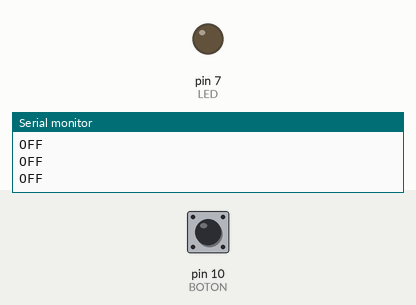
The sketch below on a simulated Arduino Uno, built with avr-gcc and run on an emulated ATmega328P. Parts: output pins drawn as LEDs (lit = HIGH), the last lines printed to the serial monitor. The inputs (shaded band) are chosen by the test bench; at power-on: pin 10 (BOTON) LOW.

Above: at 1.2 s.
1.3 s: pin 10 (BOTON) pulled HIGH for 0.15 s
At 1.4 s:
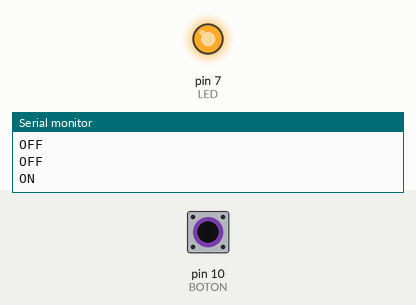
3.0 s: pin 10 (BOTON) pulled HIGH for 3.2 s
At 6.6 s:
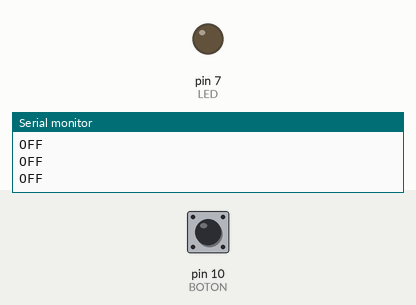
Timing chart, 0 to 8.1 s (numbered marks = the images above; inputs shaded):
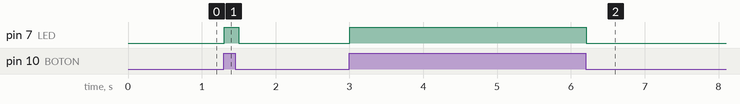

The sketch:

_03_1_Encender_y_apagar_Led.ino
```cpp
#define LED 7
#define BOTON 10

void setup(){
  Serial.begin(9600);
  Serial.println("Iniciando Arduino...");

  //inicializamos led: de salida
  pinMode(LED, OUTPUT);

  //inicalizamos boton: de entrada
  pinMode(BOTON, INPUT);

}

void loop(){
  int value=digitalRead(BOTON);
  if (value == HIGH) {
    Serial.println("ON");
    digitalWrite(LED,HIGH);
  } else {
    Serial.println("OFF");
    digitalWrite(LED,LOW);
  }

  delay(100);
}
```

Measured:
- after the input at 1.3 s, pin 7 (LED): LOW → HIGH at once, → LOW 0.20 s later
- after the input at 3.0 s, pin 7 (LED): LOW → HIGH at once, → LOW 3.2 s later
